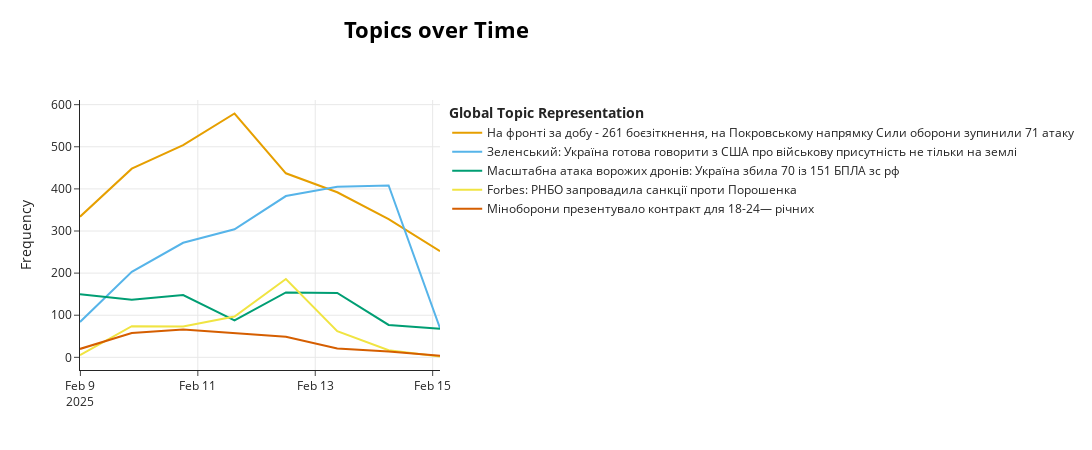

Notebook cell for this chart:
### Code cell
topic_model.visualize_topics_over_time(topics_over_time,
                                       top_n_topics=5,
                                       custom_labels=True)

### Figure 1 — Plotly figure (JSON) as saved in the notebook; plotly's stock layout.template omitted (floating-point values rounded to 4 significant figures)
{"data": [{"hoverinfo": "text", "hovertext": ["<b>Topic 0</b><br>Words: на, рф, та, путіним, кндр", "<b>Topic 0</b><br>Words: на, рф, та, по, за", "<b>Topic 0</b><br>Words: на, рф, області, та, по", "<b>Topic 0</b><br>Words: на, рф, росія, та, про", "<b>Topic 0</b><br>Words: на, трампа, рф, та, про", "<b>Topic 0</b><br>Words: на, рф, та, путін, росія", "<b>Topic 0</b><br>Words: на, росія, рф, та, добу", "<b>Topic 0</b><br>Words: миколаєві, на, рф, та, лютого"], "marker": {"color": "#E69F00"}, "mode": "lines", "name": "На фронті за добу - 261 боєзіткнення, на Покровському напрямку Сили оборони зупинили 71 атаку", "x": ["2025-02-08T23:49:55.200000000", "2025-02-09T21:00:00.000000000", "2025-02-10T18:00:00.000000000", "2025-02-11T15:00:00.000000000", "2025-02-12T12:00:00.000000000", "2025-02-13T09:00:00.000000000", "2025-02-14T06:00:00.000000000", "2025-02-15T03:00:00.000000000"], "y": [334, 448, 504, 579, 437, 392, 328, 252], "type": "scatter"}, {"hoverinfo": "text", "hovertext": ["<b>Topic 1</b><br>Words: гарантії, виборів, безпеки, зеленський, україні", "<b>Topic 1</b><br>Words: сша, наєв, україні, що, україни", "<b>Topic 1</b><br>Words: сша, україни, що, трамп, україну", "<b>Topic 1</b><br>Words: нато, україни, сша, умєров, не", "<b>Topic 1</b><br>Words: україни, сша, нато, не, що", "<b>Topic 1</b><br>Words: сша, не, україни, що, нато", "<b>Topic 1</b><br>Words: зеленський, сша, не, україни, україні", "<b>Topic 1</b><br>Words: сікорський, не, європи, сша, польщі"], "marker": {"color": "#56B4E9"}, "mode": "lines", "name": "Зеленський: Україна готова говорити з США про військову присутність не тільки на землі", "x": ["2025-02-08T23:49:55.200000000", "2025-02-09T21:00:00.000000000", "2025-02-10T18:00:00.000000000", "2025-02-11T15:00:00.000000000", "2025-02-12T12:00:00.000000000", "2025-02-13T09:00:00.000000000", "2025-02-14T06:00:00.000000000", "2025-02-15T03:00:00.000000000"], "y": [84, 203, 272, 304, 383, 405, 408, 69], "type": "scatter"}, {"hoverinfo": "text", "hovertext": ["<b>Topic 2</b><br>Words: дронів, дрони, лінія, дрон, бпла", "<b>Topic 2</b><br>Words: дрони, дронів, baton, ппо, 83", "<b>Topic 2</b><br>Words: дронів, ракет, 11, дрони, повітряний", "<b>Topic 2</b><br>Words: ракет, балістичних, 71, дронів, збили", "<b>Topic 2</b><br>Words: дронів, комплекси, два, дрони, москвою", "<b>Topic 2</b><br>Words: дрон, дронів, укриття, чаес, по", "<b>Topic 2</b><br>Words: дронів, 70, дрони, ппо, безпілотників", "<b>Topic 2</b><br>Words: дронів, 95, 143, ппо, бпла"], "marker": {"color": "#009E73"}, "mode": "lines", "name": "Масштабна атака ворожих дронів: Україна збила 70 із 151 БПЛА зс рф", "x": ["2025-02-08T23:49:55.200000000", "2025-02-09T21:00:00.000000000", "2025-02-10T18:00:00.000000000", "2025-02-11T15:00:00.000000000", "2025-02-12T12:00:00.000000000", "2025-02-13T09:00:00.000000000", "2025-02-14T06:00:00.000000000", "2025-02-15T03:00:00.000000000"], "y": [150, 137, 148, 88, 154, 153, 77, 68], "type": "scatter"}, {"hoverinfo": "text", "hovertext": ["<b>Topic 3</b><br>Words: відпрацювати, спеціальністю, штрафуватимуть, випускників, луганщині", "<b>Topic 3</b><br>Words: українських, росіянин, німеччині, суд, санкції", "<b>Topic 3</b><br>Words: суд, санкції, порошенка, засудили, років", "<b>Topic 3</b><br>Words: санкції, рнбо, порошенка, суд, екстрадицію", "<b>Topic 3</b><br>Words: санкції, порошенка, проти, рнбо, санкцій", "<b>Topic 3</b><br>Words: порошенка, санкції, рнбо, проти, кримінальні", "<b>Topic 3</b><br>Words: санкції, порошенка, суд, проти, санкцій", "<b>Topic 3</b><br>Words: подав, рюкзаках, двохсотих, обмороження, їдять"], "marker": {"color": "#F0E442"}, "mode": "lines", "name": "Forbes: РНБО запровадила санкції проти Порошенка", "x": ["2025-02-08T23:49:55.200000000", "2025-02-09T21:00:00.000000000", "2025-02-10T18:00:00.000000000", "2025-02-11T15:00:00.000000000", "2025-02-12T12:00:00.000000000", "2025-02-13T09:00:00.000000000", "2025-02-14T06:00:00.000000000", "2025-02-15T03:00:00.000000000"], "y": [5, 74, 73, 97, 186, 62, 17, 2], "type": "scatter"}, {"hoverinfo": "text", "hovertext": ["<b>Topic 4</b><br>Words: 18, 24, молоді, років, контракт", "<b>Topic 4</b><br>Words: 18, підготовки, базової, років, контракт", "<b>Topic 4</b><br>Words: 18, 24, контракт, років, молоді", "<b>Topic 4</b><br>Words: 18, контракт, 24, років, міноборони", "<b>Topic 4</b><br>Words: 18, 24, контракт, років, молоді", "<b>Topic 4</b><br>Words: 18, контракт, 24, років, молоді", "<b>Topic 4</b><br>Words: 18, контракт, 24, річних, підготовки", "<b>Topic 4</b><br>Words: 18, 24, молодь, контракт, контракту"], "marker": {"color": "#D55E00"}, "mode": "lines", "name": "Міноборони презентувало контракт для 18-24— річних", "x": ["2025-02-08T23:49:55.200000000", "2025-02-09T21:00:00.000000000", "2025-02-10T18:00:00.000000000", "2025-02-11T15:00:00.000000000", "2025-02-12T12:00:00.000000000", "2025-02-13T09:00:00.000000000", "2025-02-14T06:00:00.000000000", "2025-02-15T03:00:00.000000000"], "y": [20, 58, 66, 57, 49, 21, 14, 4], "type": "scatter"}], "layout": {"xaxis": {"showgrid": true}, "yaxis": {"showgrid": true, "title": {"text": "Frequency"}}, "title": {"font": {"size": 22, "color": "Black"}, "text": "<b>Topics over Time</b>", "y": 0.95, "x": 0.4, "xanchor": "center", "yanchor": "top"}, "hoverlabel": {"font": {"size": 16, "family": "Rockwell"}, "bgcolor": "white"}, "width": 1250, "height": 450, "legend": {"title": {"text": "<b>Global Topic Representation"}}}}
